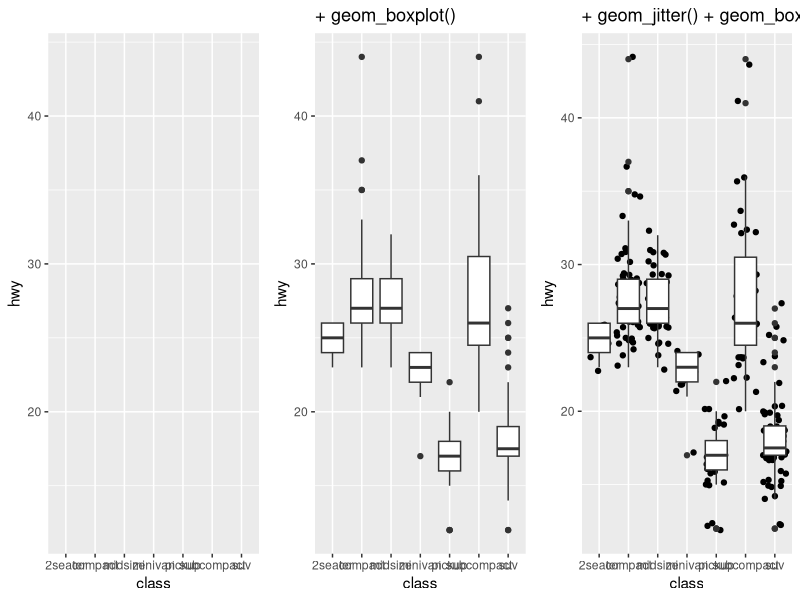
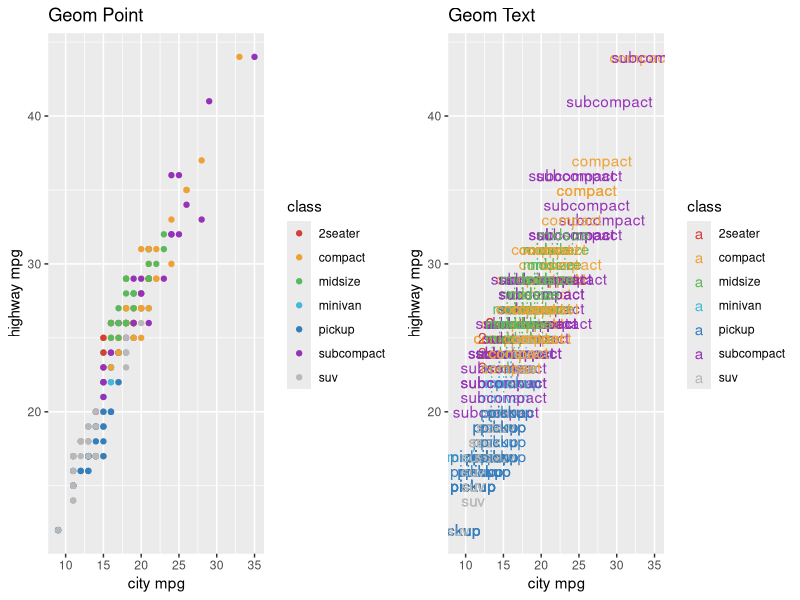
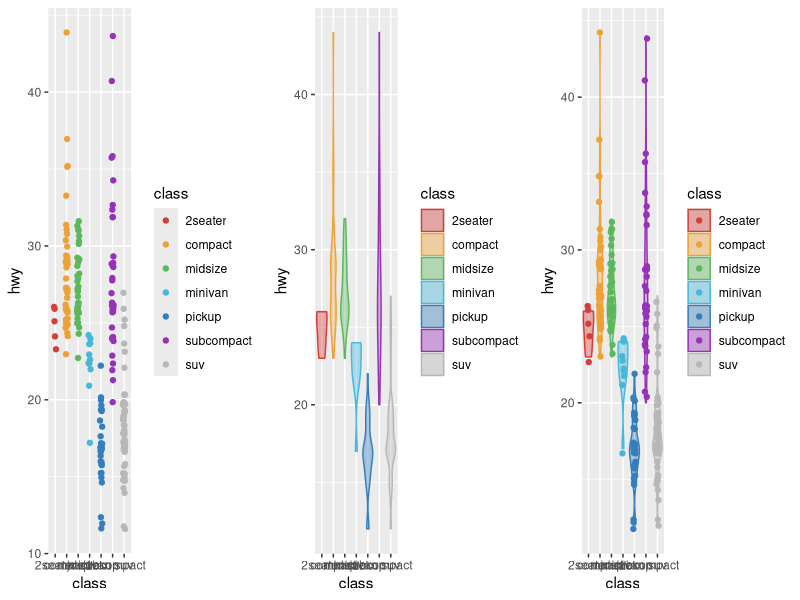
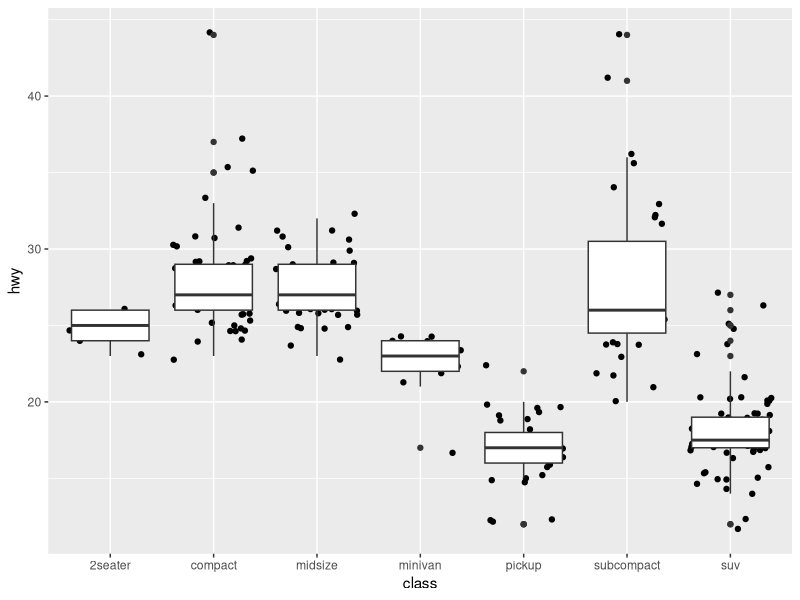

The R source for these figures, in order: (Note: this script raises an error after producing the figures.)
## ---- chunk 1
library(tidyverse)
library(ggplot2)
library(dplyr)
library(tidyr)
library(gridExtra)
library(ggsci)

options(htmltools.dir.version = FALSE)
knitr::opts_chunk$set(
  cache = TRUE,
	echo = FALSE,
	message = FALSE,
	warning = FALSE
)
## ---- chunk 2
p1 <- ggplot(data = mpg, aes(x = class, y = hwy)) + labs(title = "")
p2 <- ggplot(data = mpg, aes(x = class, y = hwy)) + geom_boxplot() + labs(title = "+ geom_boxplot()")
p3 <- ggplot(data = mpg, aes(x = class, y = hwy)) + geom_jitter() + geom_boxplot() + labs(title = "+ geom_jitter() + geom_boxplot()")
grid.arrange(p1, p2, p3, ncol = 3, nrow = 1)
## ---- chunk 3
p1 <- ggplot(data = mpg, aes(x = cty, y = hwy, colour = class)) + geom_text(aes(label = class))+ scale_color_locuszoom() +labs(x = "city mpg", y = "highway mpg", title = "Geom Text")
p2 <- ggplot(data = mpg, aes(x = cty, y = hwy, colour = class)) + geom_point()+ scale_color_locuszoom() + labs(x = "city mpg", y = "highway mpg", title = "Geom Point")
grid.arrange(p2, p1, ncol = 2, nrow = 1)
## ---- chunk 4
p1 <- ggplot(data = mpg, aes(x = class, y = hwy, colour = class)) + geom_jitter(width = 0.1) + scale_fill_locuszoom() + scale_color_locuszoom()
p2 <- ggplot(data = mpg, aes(x = class, y = hwy, colour = class)) + geom_violin(aes(fill = class), alpha = 0.4) + scale_fill_locuszoom() + scale_color_locuszoom()
p3 <- ggplot(data = mpg, aes(x = class, y = hwy, colour = class)) + geom_jitter(width = 0.1) + geom_violin(aes(fill = class), alpha = 0.4) + scale_fill_locuszoom() + scale_color_locuszoom()
grid.arrange(p1, p2, p3, ncol = 3, nrow = 1)
## ---- chunk 5
ggplot(data = mpg, aes(x = class, y = hwy)) + 
  geom_jitter() + 
  geom_boxplot()
## ---- chunk 6
knitr::include_graphics("images/stat1.png")
knitr::include_graphics("images/stat2.png")
## ---- chunk 7
ggplot(data = mpg, aes(x = cty, y = hwy)) + geom_point()
## ---- chunk 8
a <- ggplot(data = mpg, aes(x = cty, y = hwy, colour = class)) + geom_point()+ scale_color_locuszoom()

b <- ggplot(data = mpg, aes(x = cty, y = hwy, colour = class)) + geom_point() +theme(legend.position = "none") +facet_grid(.~class)+ scale_color_locuszoom()

grid.arrange(a, b, nrow = 1)
## ---- chunk 9
ggplot(data = mpg, aes(x = cty, y = hwy)) + geom_point()
## ---- chunk 10
s <- ggplot(mpg, aes(fl, fill = drv)) +ggtitle("") + scale_fill_locuszoom()
s1 <- s + geom_bar(position = "dodge") +ggtitle("Dodge")
s2 <- s + geom_bar(position = "fill") +ggtitle("Fill") + scale_fill_locuszoom()
s3 <- s + geom_bar(position = "stack") +ggtitle("Stack")

grid.arrange(s1, s2, s3, nrow = 1)

## ---- chunk 11
p2 <- ggplot(mpg, aes(cyl, hwy, color = factor(cyl))) + geom_point() + ggtitle("geom_point()")+ scale_color_locuszoom()
p3 <- ggplot(mpg, aes(cyl, hwy, color = factor(cyl))) + geom_point(position = "jitter") + ggtitle('geom_point(position = "jitter")')+ scale_color_locuszoom()
p4 <- ggplot(mpg, aes(cyl, hwy, color = factor(cyl))) + geom_jitter() + ggtitle("geom_jitter()")+ scale_color_locuszoom()
grid.arrange(p2, p3, p4, nrow = 1)
## ---- chunk 12
r <- ggplot(mpg, aes(fl)) + geom_bar()
r1 <- r + coord_cartesian(xlim = c(0, 5)) + ggtitle("coord_cartesian")
r2 <- r + coord_fixed(ratio = 1/10) + ggtitle("coord_fixed")
r3 <- r + coord_flip() + ggtitle("coord_flip")
r4 <- r + coord_polar(theta = "x", direction=1 ) + ggtitle("coord_polar")
r5 <- r + coord_trans(y = "sqrt") + ggtitle("coord_trans")
world <- map_data("world")
library(maps)
worldmap <- ggplot(world, aes(x = long, y = lat, group = group)) +
  geom_path() +
  scale_y_continuous(breaks = (-2:2) * 30) +
  scale_x_continuous(breaks = (-4:4) * 45)
r7 <- worldmap + coord_map("ortho") + ggtitle("coord_map")
r8 <- worldmap + coord_map("ortho", orientation = c(-90, 0, 0)) + ggtitle("coord_map")

grid.arrange(r1, r2, r3, r5, r4, r7, r8, nrow = 2)
